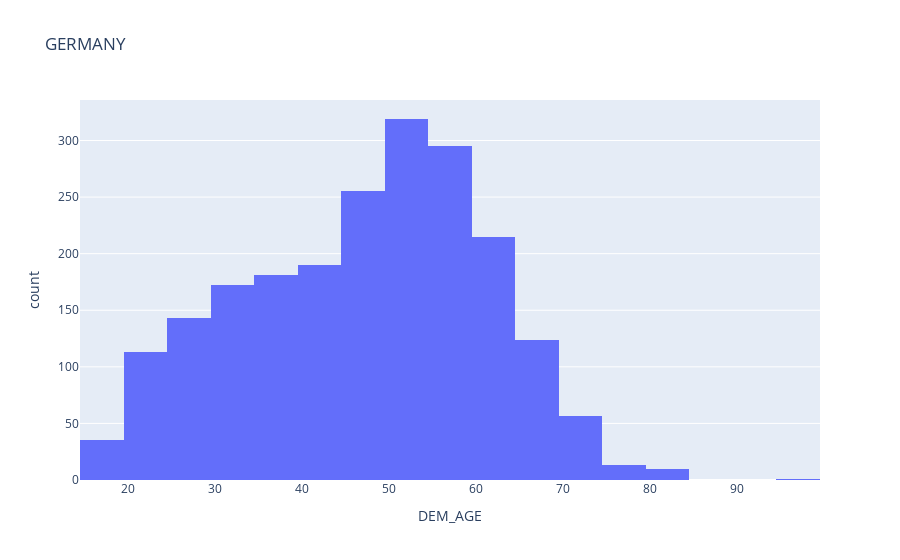

The cell this chart's notebook holds for it:
### Code cell
df_nmu_de = filter_nmu(df_de, 'de')
px.histogram(df_nmu_de, x='DEM_AGE', nbins=20, title='GERMANY')

### Figure 1 — Plotly figure (JSON) as saved in the notebook; plotly's stock layout.template omitted (floating-point values rounded to 4 significant figures; data arrays with more than 128 entries replaced by an {"elided": "..."} marker saying what was removed)
{"data": [{"alignmentgroup": "True", "bingroup": "x", "hovertemplate": "DEM_AGE=%{x}<br>count=%{y}<extra></extra>", "legendgroup": "", "marker": {"color": "#636efa"}, "name": "", "nbinsx": 20, "offsetgroup": "", "orientation": "v", "showlegend": false, "type": "histogram", "x": {"elided": "2123 int values"}, "xaxis": "x", "yaxis": "y"}], "layout": {"barmode": "relative", "legend": {"tracegroupgap": 0}, "title": {"text": "GERMANY"}, "xaxis": {"anchor": "y", "domain": [0, 1], "title": {"text": "DEM_AGE"}}, "yaxis": {"anchor": "x", "domain": [0, 1], "title": {"text": "count"}}}}
